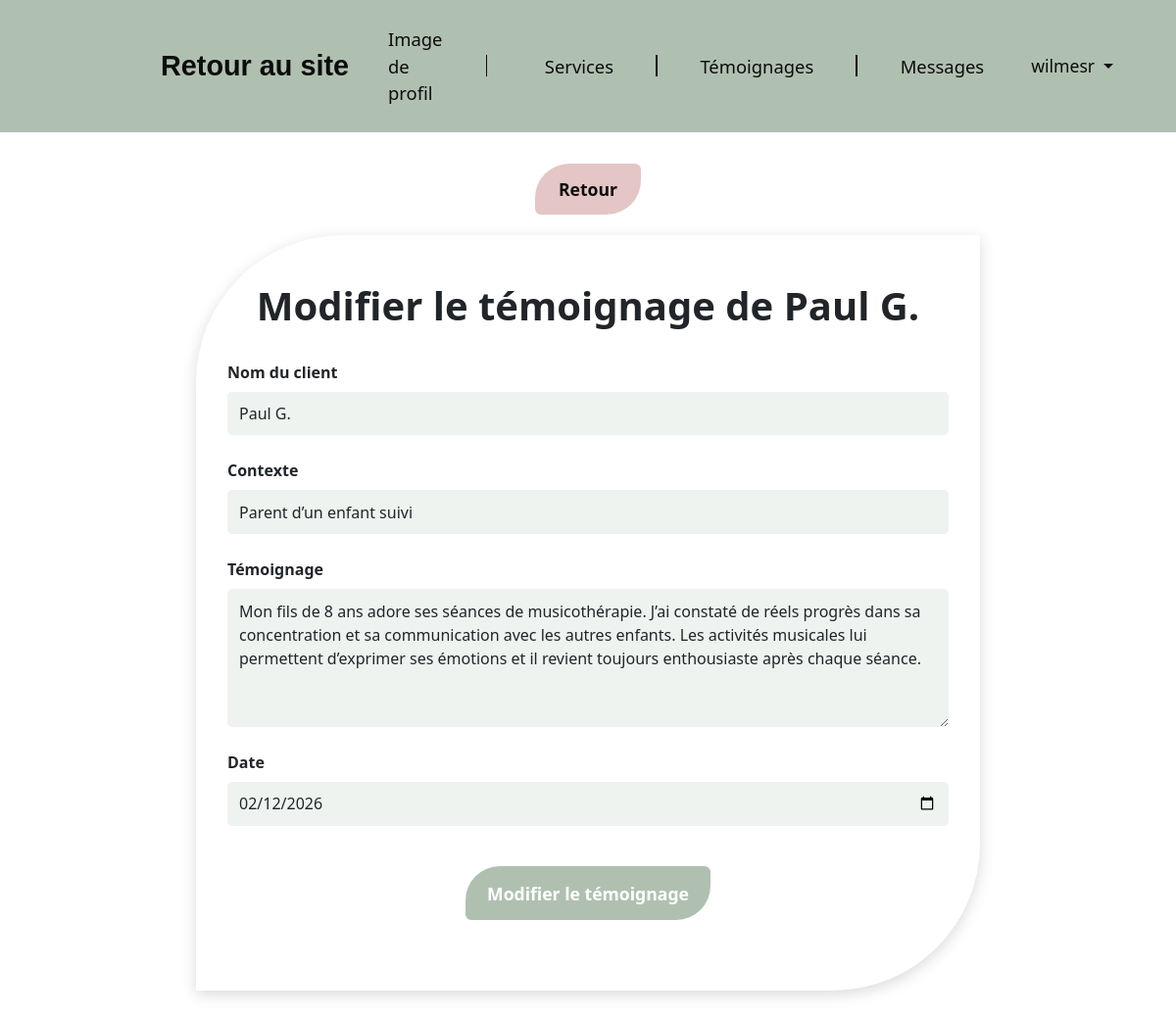
/admin/updateTemoignage.php?id=1 (signed in), run on the app's committed database.
### tables this page shows
CREATE TABLE IF NOT EXISTS `temoignages` (
  `id` int NOT NULL AUTO_INCREMENT,
  `nom` varchar(100) NOT NULL,
  `contexte` varchar(255) NOT NULL,
  `texte` text NOT NULL,
  `date` date NOT NULL,
  `visible` tinyint NOT NULL DEFAULT '1',
  PRIMARY KEY (`id`)
);

### admin/updateTemoignage.php (the view, shortened to what this page needs)
<?php
if(isset($_GET['id'])) {
    $id = intval($_GET['id']);
} else {
    header("LOCATION:temoignages.php");
    exit;
}
require "../connexion.php";
$req = $bdd->prepare("SELECT * FROM temoignages WHERE id=?");
$req->execute([$id]);
if(!$don = $req->fetch()) {
    $req->closeCursor();
    header("LOCATION:temoignages.php");
    exit;
}
?>
<!DOCTYPE html>
<html lang="fr">
<head>
    <link rel="stylesheet" href="../bootstrap/css/bootstrap.min.css">
    <link rel="stylesheet" href="admin.css">
</head>
<body class="admin-page">
<?php include("partials/header.php"); ?>
<div class="text-center mb-3">
    <a href="temoignages.php" class="btn btn-retour">Retour</a>
</div>
<div class="zone-centrage-services">
    <div class="conteneur-services conteneur-ajout-service">
        <h1 class="titre-services">Modifier le témoignage de <?= htmlspecialchars($don['nom']) ?></h1>
        <form action="treatmentUpdateTemoignage.php?id=<?= $id ?>" method="POST" class="mt-4">
            <div class="form-group mb-3">
                <label for="nom">Nom du client</label>
                <input type="text" id="nom" name="nom" class="form-control champ-texte" value="<?= htmlspecialchars($don['nom']) ?>" required>
            </div>
            <div class="form-group mb-3">
                <label for="contexte">Contexte</label>
                <input type="text" id="contexte" name="contexte" class="form-control champ-texte" value="<?= htmlspecialchars($don['contexte']) ?>" required>
            </div>
            <div class="form-group mb-3">
                <label for="texte">Témoignage</label>
                <textarea id="texte" name="texte" class="form-control champ-texte" rows="5" required><?= htmlspecialchars($don['texte']) ?></textarea>
            </div>
            <div class="form-group mb-3">
                <label for="date">Date</label>
                <input type="date" id="date" name="date" class="form-control champ-texte" value="<?= htmlspecialchars($don['date']) ?>" required>
            </div>
            <div class="text-center mt-4">
                <button type="submit" class="btn bouton-connexion">Modifier le témoignage</button>
            </div>
        </form>
    </div>
</div>
</body>
</html>

### admin/admin.css (style rules this page uses)
label { font-weight:600;margin-bottom:.5rem;display:block }
.champ-texte { border:none;background-color:rgba(176,192,176,.2);border-radius:.3rem;padding:.65rem .75rem;transition:background-color .2s ease;margin-bottom:1.5em }
.bouton-connexion { background-color:#b0c0b0;color:#fff;border:none;border-top-left-radius:2rem;border-bottom-right-radius:2rem;font-weight:600;min-height:3.5rem;width:90%;max-width:250px;margin-top:1em;transition:background-color .15s ease,transform .15s ease }
.zone-centrage-services { display:flex;justify-content:center;align-items:flex-start;padding-top:5vh;padding-bottom:3rem;width:100% }
.conteneur-services { background-color:#fff;padding:3rem 2rem;border-top-left-radius:9.375rem;border-bottom-right-radius:9.375rem;width:100%;max-width:93.75rem;box-shadow:0 4px 15px rgba(0,0,0,.15) }
.conteneur-ajout-service { max-width:50rem }
.btn-retour { display:inline-block;padding:.8rem 1.5rem;font-size:1.1rem;background-color:rgba(216,174,173,.7);color:#0c0c0c;font-weight:600;text-decoration:none;border:none;border-top-left-radius:2.188rem;border-bottom-right-radius:2.188rem;transition:background-color .15s ease,transform .15s ease;margin-top:2rem;margin-bottom:-2em;text-align:center }
.bouton-connexion { display:inline-flex;align-items:center;justify-content:center;padding:.75rem 1.2rem;font-size:1.1rem;background-color:#b0c0b0;color:#fff;font-weight:600;border:none;border-top-left-radius:2.188rem;border-bottom-right-radius:2.188rem;min-height:3.438rem;width:100%;max-width:15.625rem;margin-top:1em;margin-bottom:1.5rem;transition:background-color .15s ease,transform .15s ease }
.titre-services { font-size:2.5rem;font-weight:600;text-align:center;margin-bottom:2rem }

### data on the page
temoignages: nom "Paul G.", contexte "Parent d’un enfant suivi", texte "Mon fils de 8 ans adore ses séances de musicothérapie. J’ai constaté de réels progrès dans sa concentration et sa communication avec les autres enfants. Les activités musicales lui permettent d’exprimer ses émotions et il revient toujours enthousiaste après chaque séance.", date "02/12/2026"

### other printed values
$_SESSION['login'] "wilmesr"
